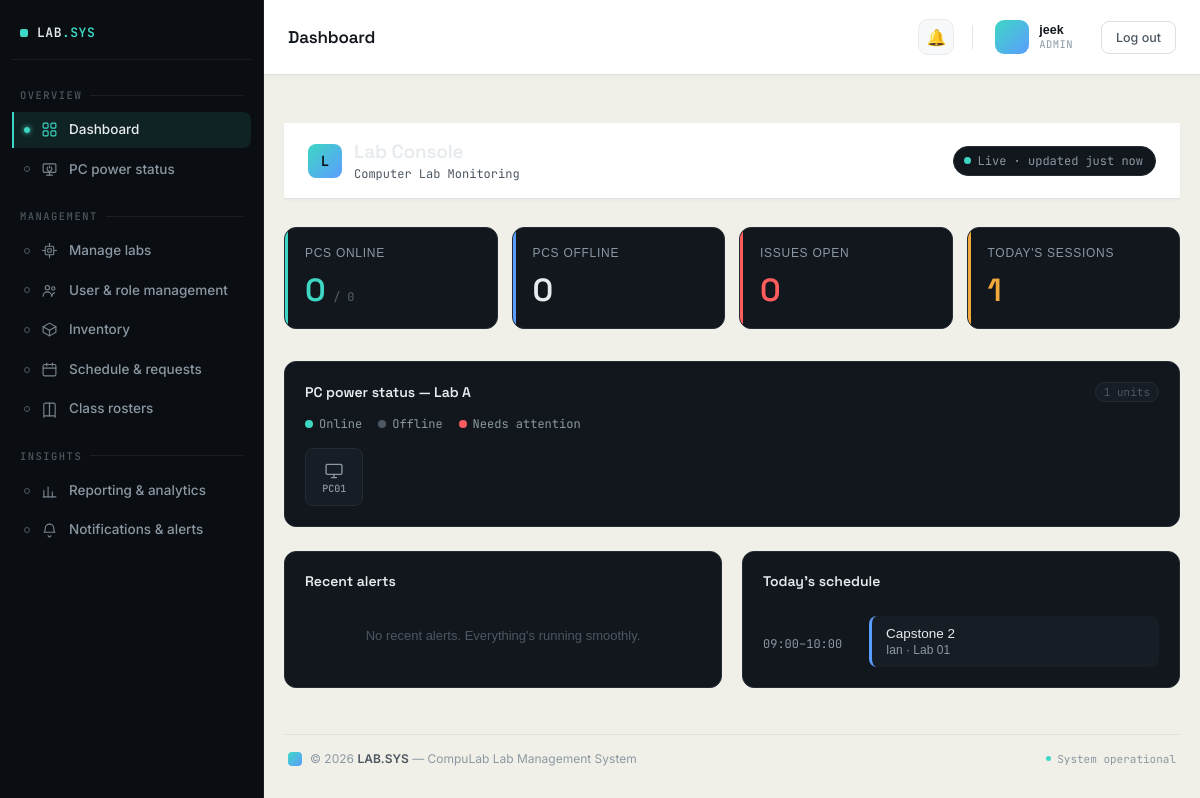
Page /labs/ (signed in) on the committed database.
### accounts/models.py (models this page shows, shortened)
class User(AbstractUser):
    ROLE_CHOICES = [
        ('admin', 'Admin'),
        ('incharge', 'Lab In-charge'),
        ('instructor', 'Instructor'),
        ('student', 'Student'),
    ]
    role = models.CharField(max_length=20, choices=ROLE_CHOICES, default='instructor')
    id_number = models.CharField(
        max_length=50, blank=True, default='',
        help_text='Student/Instructor ID — used to match this account to reservation requests and lab PC check-ins. Separate from the login username.'
    )
    assigned_lab = models.ForeignKey(
        'labs.Lab',
        null=True,
        blank=True,
        on_delete=models.SET_NULL,
        related_name='assigned_users'
    )
    email_notifications_enabled = models.BooleanField(default=True)

### labs/models.py (models this page shows, shortened)
class PC(models.Model):
    STATUS = [
        ('online', 'Online'),
        ('offline', 'Offline'),
        ('in_use', 'In Use'),
        ('issue', 'Has Issue'),
    ]
    lab = models.ForeignKey(Lab, on_delete=models.CASCADE, related_name='pcs')
    pc_id = models.CharField(max_length=10)
    ip_address = models.GenericIPAddressField(
        null=True, blank=True,
        help_text='Used to actually check whether this PC is reachable on the network.'
    )
    status = models.CharField(max_length=10, choices=STATUS, default='offline')
    last_active = models.DateTimeField(null=True, blank=True)
    current_user = models.ForeignKey(
        settings.AUTH_USER_MODEL,
        null=True, blank=True,
        on_delete=models.SET_NULL,
        related_name='pcs_in_use',
        help_text="The student currently signed in on this PC, set when they unlock it with their Student ID and password. Cleared once the PC goes offline or is reassigned.",
    )

class Lab(models.Model):
    name = models.CharField(max_length=100)
    location = models.CharField(max_length=200, blank=True)
    opening_time = models.TimeField(
        default='07:00',
        help_text='Daily opening time, used as the capacity basis for utilization % in reports.'
    )
    closing_time = models.TimeField(
        default='21:00',
        help_text='Daily closing time, used as the capacity basis for utilization % in reports.'
    )

### scheduling/models.py (models this page shows, shortened)
class Session(models.Model):
    REQUESTER_TYPE = [
        ('instructor', 'Instructor'),
        ('student', 'Student'),
    ]
    lab = models.ForeignKey('labs.Lab', on_delete=models.CASCADE, related_name='sessions')
    instructor = models.ForeignKey(
        settings.AUTH_USER_MODEL, on_delete=models.SET_NULL, null=True, blank=True,
        related_name='sessions',
        help_text='Optional — only set when the requester has a matching CompuLab account.'
    )
    roster = models.ForeignKey(
        ClassRoster, on_delete=models.SET_NULL, null=True, blank=True, related_name='sessions',
        help_text='Optional — attach a class roster so attendance reports can show real present/absent names.'
    )
    requester_type = models.CharField(max_length=10, choices=REQUESTER_TYPE, default='instructor')
    requester_name = models.CharField(max_length=150, default='')
    requester_id_number = models.CharField(
        max_length=50, default='', help_text='Student ID or Instructor ID presented at the lab PC.'
    )
    reservation_code = models.CharField(max_length=12, unique=True, null=True, blank=True)
    subject = models.CharField(max_length=200)
    date = models.DateField()
    start_time = models.TimeField()
    end_time = models.TimeField()
    student_count = models.PositiveIntegerField(default=0)
    created_at = models.DateTimeField(auto_now_add=True)

### labs/views.py (the view)
# urls.py: path('', views.AdminDashboardView.as_view(), name='admin_dashboard'),
class AdminDashboardView(RoleRequiredMixin, TemplateView):
    allowed_roles = ['admin']
    template_name = 'dashboard/admin.html'
    def get_context_data(self, **kwargs):
        from issues.models import Issue
        from scheduling.models import Session
        from notifications.models import Notification
        ctx = super().get_context_data(**kwargs)
        ctx['pcs'] = PC.objects.select_related('lab').all()
        ctx['online_count'] = PC.objects.filter(status='online').count()
        ctx['offline_count'] = PC.objects.filter(status='offline').count()
        ctx['open_issues_count'] = Issue.objects.filter(status='open').count()
        ctx['todays_sessions'] = Session.objects.filter(
            date=timezone.now().date()
        ).select_related('instructor', 'lab')
        ctx['todays_sessions_count'] = ctx['todays_sessions'].count()
        ctx['recent_alerts'] = Notification.objects.filter(
            is_system_alert=True
        ).order_by('-created_at')[:5]
        return ctx

### accounts/context_processors.py (called while the page is built)
def sidebar_counts(request):
    if not request.user.is_authenticated:
        return {}
    return {
        'unread_notifications_count': Notification.objects.filter(
            user=request.user, read=False
        ).count(),
        'open_issues_count': Issue.objects.filter(status='open').count()
        if request.user.role in ['admin', 'incharge'] else 0,
    }

### accounts/mixins.py (called while the page is built)
    def dispatch(self, request, *args, **kwargs):
        if not request.user.is_authenticated:
            return self.handle_no_permission()
        if self.allowed_roles and request.user.role not in self.allowed_roles:
            raise PermissionDenied
        return super().dispatch(request, *args, **kwargs)

### compulab/templates/dashboard/admin.html (shortened to what this page needs)
{% extends "base.html" %}
{% block content %}
<div class="dash-wrap">
  <div class="topbar">
    <div class="brand">
      <div class="brand-mark">L</div>
      <div class="brand-text">
        <h1>Lab Console</h1>
        <span>Computer Lab Monitoring</span>
      </div>
    </div>
    <div class="topbar-right">
      <div class="live-pill"><span class="live-dot"></span>Live · updated <span id="lastUpdated">just now</span></div>
    </div>
  </div>
  <div class="metrics">
    <div class="metric green">
      <div class="metric-label">PCs online</div>
      <div class="metric-val">{{ online_count }} <span class="trend">/ {{ online_count|add:offline_count }}</span></div>
    </div>
    <div class="metric neutral">
      <div class="metric-label">PCs offline</div>
      <div class="metric-val">{{ offline_count }}</div>
    </div>
    <div class="metric red">
      <div class="metric-label">Issues open</div>
      <div class="metric-val">{{ open_issues_count }}</div>
    </div>
    <div class="metric amber">
      <div class="metric-label">Today's sessions</div>
      <div class="metric-val">{{ todays_sessions_count }}</div>
    </div>
  </div>
  <div class="pc-panel">
    <div class="section-title">
      PC power status — {{ current_lab.name|default:"Lab A" }}
      <span class="count">{{ pcs|length }} units</span>
    </div>
    <div class="pc-legend">
      <div class="legend-item"><span class="legend-dot dot-green"></span>Online</div>
      <div class="legend-item"><span class="legend-dot dot-dim"></span>Offline</div>
      <div class="legend-item"><span class="legend-dot dot-red"></span>Needs attention</div>
    </div>
    <div class="pc-grid">
      {% for pc in pcs %}
        <div class="pc-node {{ pc.status }}" title="{{ pc.pc_id }} · {{ pc.get_status_display }}">
          <svg class="pc-icon" viewBox="0 0 24 24" fill="none" xmlns="http://www.w3.org/2000/svg">
            <rect x="2.5" y="4" width="19" height="12" rx="1.5" stroke="currentColor" stroke-width="1.6"/>
            <path d="M9 20h6M12 16v4" stroke="currentColor" stroke-width="1.6" stroke-linecap="round"/>
          </svg>
          <span class="pc-label">{{ pc.pc_id }}</span>
        </div>
      {% empty %}
        <p class="empty">No PCs registered for this lab yet.</p>
      {% endfor %}
    </div>
  </div>
  <div class="two-col">
    <div class="card">
      <div class="section-title">
        Recent alerts
      </div>
      {% for alert in recent_alerts %}
        <div class="alert-item">
          <div class="alert-icon {{ alert.level }}">!</div>
          <div style="flex:1">
            <div class="alert-title">{{ alert.title }}</div>
            <div class="alert-sub">{{ alert.description }}</div>
          </div>
          <div class="alert-time">{{ alert.created_at|timesince }} ago</div>
        </div>
      {% empty %}
        <p class="empty">No recent alerts. Everything's running smoothly.</p>
      {% endfor %}
    </div>
    <div class="card">
      <div class="section-title">Today's schedule</div>
      {% for session in todays_sessions %}
        <div class="schedule-row">
          <div class="schedule-time">
            {{ session.start_time|time:"H:i" }}–{{ session.end_time|time:"H:i" }}
          </div>
          <div class="schedule-block {% if session.is_current %}now{% endif %}">
            <div class="s-title">
              {{ session.subject }}
            </div>
            <div class="s-sub">{{ session.requester_name }} · {{ session.lab.name }}</div>
          </div>
        </div>
      {% empty %}
        <div class="schedule-row">
          <div class="schedule-block free">
            <div class="s-title">No sessions today</div>
          </div>
        </div>
      {% endfor %}
    </div>
  </div>
</div>
{% endblock %}

### compulab/templates/dashboard/navbar.html (shortened to what this page needs)
<div class="topbar">
  <div class="topbar-title">{{ page_title|default:"Dashboard" }}</div>
  <div class="topbar-right">
    <div class="topbar-notif">
      <a href="{% url 'notifications' %}" title="Notifications">
        🔔
      </a>
    </div>
    <div class="topbar-user">
      <div class="avatar">
      </div>
      <div class="user-meta">
        <span class="user-name">{{ request.user.get_full_name|default:request.user.username }}</span>
        <span class="user-role">{{ request.user.role|default:"Admin" }}</span>
      </div>
    </div>
    <form method="post" action="{% url 'logout' %}" style="display:inline;">
      <button type="submit" class="btn">Log out</button>
    </form>
  </div>
</div>

### compulab/templates/base.html (style rules this page uses)
* { box-sizing: border-box; margin: 0; padding: 0; }
html, body { height: 100%; }
body { font-family: sans-serif; background: #f1f0e8; color: #2c2c2a; }
:root { --topbar-accent: #3ed6c4; --topbar-accent-tint: rgba(62,214,196,0.12); --topbar-ink-1: #12171d; --topbar-text-1: #4d5761; --topbar-text-2: #8b98a3; }
.metrics { display: grid; grid-template-columns: repeat(4, 1fr); gap: 10px; margin-bottom: 20px; }
.metric { background: white; border: 1px solid #e0e0e0; border-radius: 10px; padding: 14px; }
.metric-label { font-size: 11px; color: #888; margin-bottom: 4px; }
.metric-val { font-size: 24px; font-weight: 500; }
.card { background: white; border: 1px solid #e0e0e0; border-radius: 10px; padding: 16px; margin-bottom: 14px; }
.section-title { font-size: 13px; font-weight: 500; margin-bottom: 12px; }
.two-col { display: grid; grid-template-columns: 1fr 1fr; gap: 14px; }
.schedule-row { display: flex; gap: 10px; align-items: flex-start; padding: 8px 0; border-bottom: 1px solid #f0f0f0; }
.schedule-row:last-child { border: none; }
.schedule-time { font-size: 11px; color: #888; width: 80px; flex-shrink: 0; padding-top: 4px; }
.schedule-block { flex: 1; background: var(--topbar-accent-tint); border-left: 3px solid var(--topbar-accent); border-radius: 4px; padding: 6px 10px; }
.s-title { font-size: 12px; font-weight: 500; }
.s-sub { font-size: 11px; color: #666; }
a { color: inherit; }
.empty { color: #999; font-size: 13px; text-align: center; padding: 24px 0; }

### compulab/templates/dashboard/navbar.html (style rules this page uses)
.topbar { padding: 16px 24px; border-bottom: 1px solid #e0e0e0; background: white; display: flex; align-items: center; justify-content: space-between; box-shadow: 0 1px 3px rgba(18, 23, 29, 0.03); }
.topbar-title { font-family: 'Space Grotesk', sans-serif; font-size: 17px; font-weight: 600; letter-spacing: -0.01em; color: #12171d; }
.topbar-right { display: flex; align-items: center; gap: 16px; font-size: 13px; color: #555; }
.topbar-notif { position: relative; display: flex; align-items: center; }
.topbar-notif a { position: relative; display: flex; align-items: center; justify-content: center; width: 36px; height: 36px; border-radius: 10px; font-size: 16px; text-decoration: none; color: #4d5761; background: #f7f8f9; border: 1px solid #ececec; transition: background-color 0.15s ease, border-color 0.15s ease, transform 0.15s ease; }
.topbar-user { display: flex; align-items: center; gap: 10px; padding: 4px 10px 4px 4px; border-radius: 12px; transition: background-color 0.15s ease; }
.avatar { width: 34px; height: 34px; border-radius: 9px; background: linear-gradient(135deg, #3ed6c4, #5b9dff); color: #0a0e12; font-family: 'JetBrains Mono', monospace; font-size: 12px; font-weight: 700; display: flex; align-items: center; justify-content: center; flex-shrink: 0; }
.user-meta { display: flex; flex-direction: column; line-height: 1.25; }
.user-name { font-size: 12.5px; font-weight: 600; color: #12171d; white-space: nowrap; }
.user-role { font-size: 10.5px; font-family: 'JetBrains Mono', monospace; color: #8b98a3; text-transform: uppercase; letter-spacing: 0.04em; }
.btn { display: inline-flex; align-items: center; gap: 6px; padding: 8px 14px; border-radius: 8px; font-size: 12.5px; font-weight: 500; border: 1px solid #e0e0e0; background: white; cursor: pointer; text-decoration: none; color: #4d5761; font-family: 'Inter', sans-serif; transition: background-color 0.15s ease, border-color 0.15s ease, color 0.15s ease; }

### rows in the picture
User: user.get_full_name "jeek", user.role "ADMIN"
PC: pc_id "PC01"
Session: start_time "09:00", end_time "10:00", subject "Capstone 2", requester_name "Ian", lab.name "Lab 01"

### other values in the picture
{{ page_title|default:"Dashboard" }} "Dashboard"
{{ online_count }} "0"
{{ online_count|add:offline_count }} "0"
{{ offline_count }} "0"
{{ open_issues_count }} "0"
{{ todays_sessions_count }} "1"
{{ current_lab.name|default:"Lab A" }} "Lab A"
{{ pcs|length }} "1"
